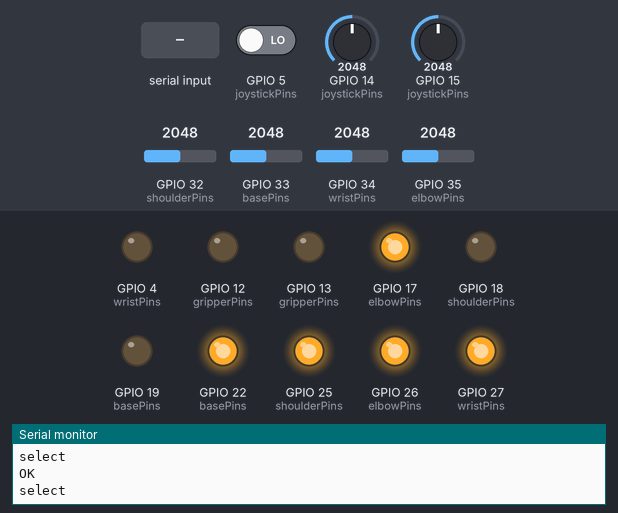
The program below on a simulated ESP32. Parts: output pins drawn as LEDs (lit = HIGH), the last lines printed to the serial monitor. The test bench sets the inputs (shaded band); at power-on: GPIO 32 (shoulderPins) = 2048, GPIO 34 (wristPins) = 2048, GPIO 33 (basePins) = 2048, GPIO 5 (joystickPins) LOW, GPIO 14 (joystickPins) = 2048, GPIO 15 (joystickPins) = 2048, GPIO 35 (elbowPins) = 2048.

Above: at 1.2 s.
1.3 s: GPIO 32 (shoulderPins) set to 1228
At 1.49 s:
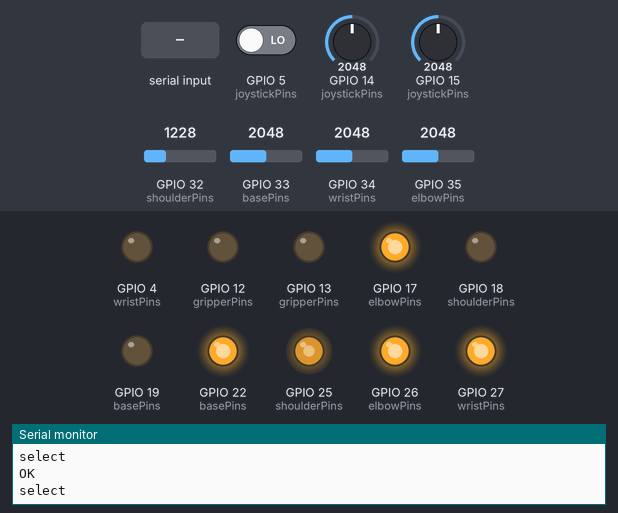
At 3.4 s:
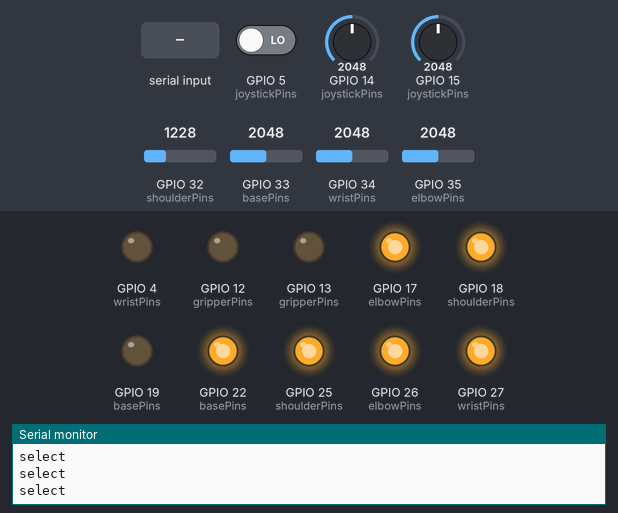
3.7 s: GPIO 34 (wristPins) set to 1780
5.2 s: GPIO 34 (wristPins) set to 1665
At 5.52 s:
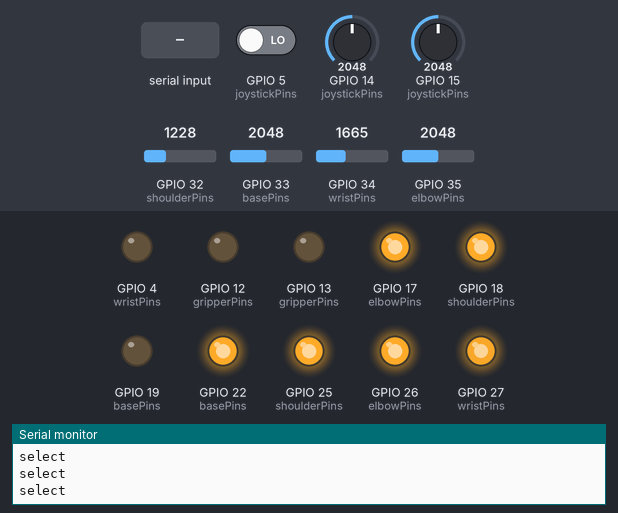
8.7 s: "discard\n" received over Serial
12.8 s: GPIO 33 (basePins) set to 122
At 13.31 s:
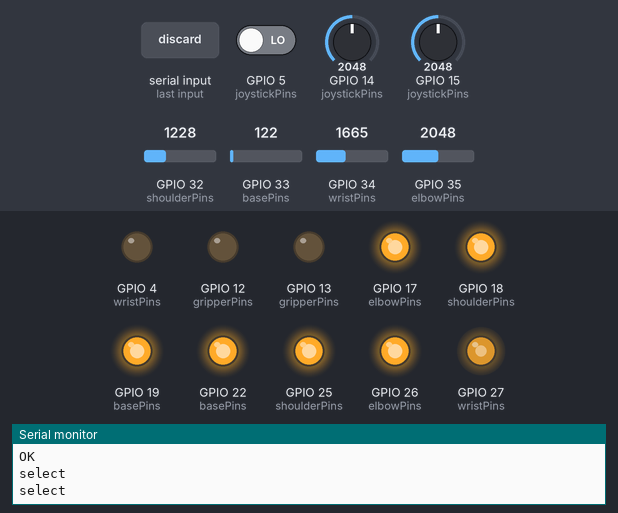
16.3 s: "grab\n" received over Serial
Timing chart, 0 to 20.8 s (numbered marks = the images above; inputs shaded):
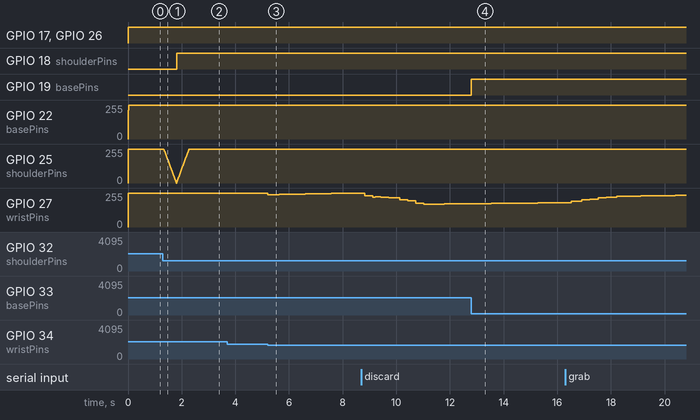

The program:

main.cpp
```cpp
#include "Configuration.h"
#include "Chess.h"

hw_timer_t *timer;
volatile bool interruptFlag = false;
int interruptCount = 0;

Joint base = Joint(basePins, basePID, baseAngleValues);
Joint shoulder = Joint(shoulderPins, shoulderPID, shoulderAngleValues);
Joint elbow = Joint(elbowPins, elbowPID, elbowAngleValues);
Joint wrist = Joint(wristPins, wristPID, wristAngleValues);
Gripper gripper = Gripper(gripperPins);

RoboticArm arm = RoboticArm(armDimensions, base, shoulder, elbow, wrist, gripper);

Joystick joystick = Joystick(joystickPins, DEADZONE);

SquarePosition squarePositions[8][8] = SQUARE_POSITIONS;
Chess chess = Chess(arm, squarePositions, DISCARD_PIECE_POSITION, IDLE_POSITION);

int x = 163, y = -21;

void IRAM_ATTR onTimer(){
  interruptFlag = true;
}

void setup() {
  Serial.begin(9600);
  Serial.println("Starting...");

  arm.moveTo(x, y, FREE_Z);

  timer = timerBegin(0, 80, true);
  timerAttachInterrupt(timer, &onTimer, true);
  timerAlarmWrite(timer, INTERRUPT_TIME * 1000, true);
  timerAlarmEnable(timer);
}

void testJoystick() {
  auto values = joystick.getValues();
  bool changedPosition = false;
  if (values.y > 0) {
    y += 1;
    changedPosition = true;
  } else if (values.y < 0) {
    y -= 1;
    changedPosition = true;
  }

  if (values.x > 0) {
    x += 1;
    changedPosition = true;
  } else if (values.x < 0) {
    x -= 1;
    changedPosition = true;
  }

  if (changedPosition) {
    arm.moveTo(x, y, BOARD_Z);
  }
}

void parseCommand(String &command) {
  command.trim();
  command.toLowerCase();
  if (command.startsWith("grab")) {
    chess.grab();
  } else if (command.startsWith("release")) {
    chess.release();
  } else if (command.startsWith("move")) {
    char column = command.charAt(5);
    int y = column - 'a';
    int x = command.substring(6).toInt() - 1;
    chess.moveToSquare(x, y);
  } else if (command.startsWith("discard")) {
    chess.discard();
  } else if (command.startsWith("reset")) {
    chess.reset();
  } else if (command.startsWith("wait")) {
    int time = command.substring(5).toInt();
    chess.wait(time);
  }
}

void readJoystick() {
  auto values = joystick.getValues();
  if (values.x > 0) {
    Serial.println("joystick right");
  } else if (values.x < 0) {
    Serial.println("joystick left");
  } else if (values.y > 0) {
    Serial.println("joystick up");
  } else if (values.y < 0) {
    Serial.println("joystick down");
  } else if (values.button) {
    Serial.println("select");
  }
}

void loop() {
  if (interruptFlag) {
    arm.control();
    if (interruptCount % 10 == 0) {
      chess.handle();
      if (Serial.available()) {
        String command = Serial.readStringUntil('\n');
        parseCommand(command);
      }
      if (interruptCount % 100 == 0) {
        readJoystick();
      }
      // testJoystick();
    }
    interruptCount++;
    interruptFlag = false;
  }
}
```

Chess.h
```cpp
#pragma once

#include "Configuration.h"

typedef struct {
    int16_t x;
    int16_t y;
} SquarePosition;

typedef struct {
    int16_t x;
    int16_t y;
    int16_t z;
} Position;

class Chess {
    public:
    Chess(RoboticArm &arm, SquarePosition squarePositions[8][8], SquarePosition discardPiecePosition, SquarePosition idlePosition);
    void handle();
    bool isIdle();

    void moveToSquare(int x, int y);
    void reset();
    void discard();
    void grab();
    void release();
    void wait(uint32_t time);

    private:
    enum MainState {
        MAIN_IDLE,
        MOVEMENT,
        CONTROL,
        WAITING
    };

    enum ControlState {
        CONTROL_IDLE,
        GRABBING,
        RELEASING
    };

    enum GrabReleaseState {
        GRAB_RELEASE_IDLE,
        MOVING_DOWN,
        MOVING_UP,
        GRABBING_RELEASING
    };

    void move();
    void handleWait();
    void handleControl();
    void handleMovement();
    void handleGrabbing();
    void handleReleasing();

    bool finishedMovement();

    RoboticArm &arm;
    SquarePosition squarePositions[8][8];
    SquarePosition discardPiecePosition;
    SquarePosition idlePosition;

    MainState mainState = MAIN_IDLE;
    ControlState controlState = CONTROL_IDLE;
    GrabReleaseState grabReleaseState = GRAB_RELEASE_IDLE;

    Position currentPosition;
    Position targetPosition;
    uint32_t waitTime;
};
```

Gripper.h
```cpp
#pragma once

class Gripper;

#include "Configuration.h"

typedef struct {
    int8_t dir;
    int8_t enable;
    bool inverted;
} GripperPins;

class Gripper {
    public:
    Gripper(GripperPins pins);
    void grip();
    void release();

    private:
    GripperPins pins;
};
```

Joint.h
```cpp
#pragma once

class Joint;

#include "Configuration.h"

typedef struct {
    int8_t dir;
    int8_t pwm;
    int8_t sensor;
    bool inverted;
} JointPins;

typedef struct {
    float kp;
    float ki;
    float kd;
} JointPID;

typedef struct {
    int16_t angle;
    int16_t analogValue;
} JointCalibrationPoint;

typedef struct {
    JointCalibrationPoint calibrationFirst;
    JointCalibrationPoint calibrationSecond;
} JointAngleValues;

class Joint {
    public:
    Joint(JointPins pins, JointPID pid, JointAngleValues angleValues);
    void setAngle(float angle);
    void control();
    void debug();

    private:
    static int8_t pwmChannels;
    JointPins pins;
    JointPID pid;
    JointAngleValues angleValues;

    int16_t desiredValue;

    int errorSum = 0;
    int lastError = 0;
};
```

Joystick.h
```cpp
#pragma once
#include "Configuration.h"

typedef struct {
    int8_t x;
    int8_t y;
    int8_t button;
} JoystickPins;

typedef struct {
    int16_t x;
    int16_t y;
    bool button;
} JoystickValues;

class Joystick {
    public:
    Joystick(JoystickPins pins, int16_t deadzone);
    JoystickValues getValues();

    private:
    JoystickPins pins;
    int16_t deadzone;
};
```

RoboticArm.h
```cpp
#pragma once
#include "Configuration.h"

typedef struct {
    float waist_length;
    float shoulder_length;
    float elbow_length;
    float wrist_length;
} RoboticArmDimensions;

class RoboticArm {
    public:
    RoboticArm(RoboticArmDimensions dimensions, Joint &base, Joint &shoulder, Joint &elbow, Joint &wrist, Gripper &gripper);
    void moveTo(float x, float y, float z);
    void setAngles(float baseAngle, float shoulderAngle, float elbowAngle, float wristAngle);
    void grab();
    void release();
    void control();

    private:
    RoboticArmDimensions dimensions;
    Joint &base;
    Joint &shoulder;
    Joint &elbow;
    Joint &wrist;
    Gripper &gripper;
};
```

Chess.cpp
```cpp
#include "Chess.h"

Chess::Chess(RoboticArm &arm, SquarePosition squarePositions[8][8],
             SquarePosition discardPiecePosition, SquarePosition idlePosition) : arm(arm),
                                                                                 discardPiecePosition(discardPiecePosition), idlePosition(idlePosition) {
    for (int i = 0; i < 8; i++) {
        for (int j = 0; j < 8; j++) {
            this->squarePositions[i][j] = squarePositions[i][j];
        }
    }

    currentPosition.x = idlePosition.x;
    currentPosition.y = idlePosition.y;
    currentPosition.z = FREE_Z;
    targetPosition = currentPosition;
    reset();
}

void Chess::move() {
    mainState = MOVEMENT;
}

bool Chess::isIdle() {
    return mainState == MAIN_IDLE;
}

void Chess::wait(uint32_t time) {
    mainState = WAITING;
    waitTime = millis() + time;
}

void Chess::handle() {
    switch (mainState) {
        case MAIN_IDLE:
            return;
        case MOVEMENT:
            handleMovement();
            return;
        case CONTROL:
            handleControl();
            return;
        case WAITING:
            handleWait();
            return;
    }

}

bool Chess::finishedMovement() {
    return currentPosition.z == targetPosition.z && currentPosition.x == targetPosition.x && currentPosition.y == targetPosition.y;
}

void Chess::handleWait() {
    if (millis() < waitTime) {
        return;
    }

    if (finishedMovement()) {
        mainState = CONTROL;
    }
    else {
        mainState = MOVEMENT;
    }
}

void Chess::handleControl() {
    switch (controlState) {
        case CONTROL_IDLE:
            mainState = MAIN_IDLE;
            Serial.println("OK");
            return;
        case GRABBING:
            handleGrabbing();
            return;
        case RELEASING:
            handleReleasing();
            return;
    }
}

void Chess::handleMovement() {
    int16_t zDir = currentPosition.z < targetPosition.z ? 1 : -1;
    int16_t xDir = currentPosition.x < targetPosition.x ? 1 : -1;
    int16_t yDir = currentPosition.y < targetPosition.y ? 1 : -1;

    currentPosition.z += zDir * UP_DOWN_STEP_SIZE;
    currentPosition.x += xDir * LEFT_RIGHT_STEP_SIZE;
    currentPosition.y += yDir * LEFT_RIGHT_STEP_SIZE;

    if (currentPosition.z * zDir >= targetPosition.z * zDir) {
        currentPosition.z = targetPosition.z;
    }
    if (currentPosition.x * xDir >= targetPosition.x * xDir) {
        currentPosition.x = targetPosition.x;
    }
    if (currentPosition.y * yDir >= targetPosition.y * yDir) {
        currentPosition.y = targetPosition.y;
    }

    if (currentPosition.z == targetPosition.z && currentPosition.x == targetPosition.x && currentPosition.y == targetPosition.y) {
        mainState = WAITING;
    }

    arm.moveTo(currentPosition.x, currentPosition.y, currentPosition.z);
    wait(MOVE_WAIT);
}

void Chess::handleGrabbing(){
    switch (grabReleaseState) {
        case GRAB_RELEASE_IDLE:
            targetPosition.z = BOARD_Z;
            grabReleaseState = MOVING_DOWN;
            move();
            break;
        case MOVING_DOWN:
            arm.grab();
            wait(GRAB_RELEASE_WAIT);
            grabReleaseState = GRABBING_RELEASING;
            break;
        case GRABBING_RELEASING:
            targetPosition.z = FREE_Z;
            grabReleaseState = MOVING_UP;
            move();
            break;
        case MOVING_UP:
            grabReleaseState = GRAB_RELEASE_IDLE;
            controlState = CONTROL_IDLE;
            break;
    }
}

void Chess::handleReleasing() {
    switch (grabReleaseState) {
        case GRAB_RELEASE_IDLE:
            targetPosition.z = BOARD_Z;
            grabReleaseState = MOVING_DOWN;
            move();
            break;
        case MOVING_DOWN:
            arm.release();
            wait(GRAB_RELEASE_WAIT);
            grabReleaseState = GRABBING_RELEASING;
            break;
        case GRABBING_RELEASING:
            targetPosition.z = FREE_Z;
            grabReleaseState = MOVING_UP;
            move();
            break;
        case MOVING_UP:
            grabReleaseState = GRAB_RELEASE_IDLE;
            controlState = CONTROL_IDLE;
            break;
    }
}

void Chess::grab() {
    mainState = CONTROL;
    controlState = GRABBING;
}

void Chess::release() {
    mainState = CONTROL;
    controlState = RELEASING;
}

void Chess::moveToSquare(int x, int y) {
    if (x < 0 || x > 7 || y < 0 || y > 7) {
        Serial.println("ERROR");
        return;
    }

    SquarePosition targetSquare = squarePositions[x][y];

    if (targetSquare.x == 0 && targetSquare.y == 0) {
        Serial.println("ERROR");
        return;
    }

    targetPosition.x = targetSquare.x;
    targetPosition.y = targetSquare.y;
    targetPosition.z = FREE_Z;
    move();
}

void Chess::reset() {
    targetPosition.x = idlePosition.x;
    targetPosition.y = idlePosition.y;
    targetPosition.z = FREE_Z;
    move();
}

void Chess::discard() {
    targetPosition.x = discardPiecePosition.x;
    targetPosition.y = discardPiecePosition.y;
    targetPosition.z = FREE_Z;
    move();
}
```

Gripper.cpp
```cpp
#include "Gripper.h"

Gripper::Gripper(GripperPins pins) {
    this->pins = pins;
    pinMode(pins.dir, OUTPUT);
    pinMode(pins.enable, OUTPUT);

    release();
}

void Gripper::grip() {
    if (pins.inverted) {
        digitalWrite(pins.dir, LOW);
    } else {
        digitalWrite(pins.dir, HIGH);
    }
    digitalWrite(pins.enable, HIGH);
    #ifdef DEBUG
        Serial.println("Gripping");
    #endif
}

void Gripper::release() {
    if (pins.inverted) {
        digitalWrite(pins.dir, HIGH);
    } else {
        digitalWrite(pins.dir, LOW);
    }
    digitalWrite(pins.enable, HIGH);
    #ifdef DEBUG
        Serial.println("Releasing");
    #endif
}
```

Joint.cpp
```cpp
#include "Joint.h"

int8_t Joint::pwmChannels = 0;

Joint::Joint(JointPins pins, JointPID pid, JointAngleValues angleValues) : pins(pins), pid(pid), angleValues(angleValues) {
    pinMode(pins.dir, OUTPUT);
    pinMode(pins.pwm, OUTPUT);
    pinMode(pins.sensor, INPUT);

    ledcSetup(pwmChannels, PWM_FREQUENCY, 16);
    ledcAttachPin(pins.pwm, pwmChannels);
    this->pins.pwm = pwmChannels++;
}

void Joint::setAngle(float angle) {
    int16_t value = map(angle, angleValues.calibrationFirst.angle, angleValues.calibrationSecond.angle, angleValues.calibrationFirst.analogValue, angleValues.calibrationSecond.analogValue);
    this->desiredValue = value;
}

void Joint::control() {
    int16_t sensorValue = analogRead(pins.sensor);

    int16_t error = desiredValue - sensorValue;
    if (pins.inverted) {
        error = -error;
    }

    float pwm;
    pwm  = pid.kp * error;
    pwm += pid.ki * errorSum * (INTERRUPT_TIME / 1000.0);
    pwm += pid.kd * (error - lastError) / (INTERRUPT_TIME / 1000.0);
    pwm = constrain(pwm, (-2<<16) -1, (2<<16) -1);

    errorSum += error;
    lastError = error;
    int8_t dir = pwm > 0 ? HIGH : LOW;
    digitalWrite(pins.dir, dir);
    ledcWrite(pins.pwm, abs(pwm));
}

void Joint::debug() {
    Serial.print("Desired value: ");
    Serial.print(desiredValue);
    Serial.print(" Sensor value: ");
    Serial.print(analogRead(pins.sensor));
    Serial.print(" Error: ");
    Serial.print(desiredValue - analogRead(pins.sensor));
    Serial.print(" PWM: ");
    Serial.println(ledcRead(pins.pwm));
}
```

Joystick.cpp
```cpp
#include "Joystick.h"

Joystick::Joystick(JoystickPins pins, int16_t deadzone) : pins(pins), deadzone(deadzone) {
    pinMode(pins.x, INPUT);
    pinMode(pins.y, INPUT);
    pinMode(pins.button, INPUT);
}

JoystickValues Joystick::getValues() {
    JoystickValues values;
    values.x = analogRead(pins.x) - 2048;
    values.y = analogRead(pins.y) - 2048;
    values.button = !digitalRead(pins.button);

    if (abs(values.x) < deadzone) {
        values.x = 0;
    }
    if (abs(values.y) < deadzone) {
        values.y = 0;
    }

    return values;
}
```

RoboticArm.cpp
```cpp
#include "RoboticArm.h"

RoboticArm::RoboticArm(RoboticArmDimensions dimensions, Joint &base,
                      Joint &shoulder, Joint &elbow,
                      Joint &wrist, Gripper &gripper) :
                      dimensions(dimensions), base(base), shoulder(shoulder),
                      elbow(elbow), wrist(wrist), gripper(gripper) {

}

void RoboticArm::moveTo(float x, float y, float z) {
    // Base angle is calculated by the angle between the origin and the point (x, y)
    float baseAngle = atan2(y, x) * 180 / PI;

    // Horizontal length required for the elbow + shoulder to reach the desired point
    float length = sqrt(x * x + y * y);
    // Vertical height required for the elbow + shoulder to reach the desired point
    float height = z - dimensions.waist_length + dimensions.wrist_length;

    // Law of cosines to calculate the angle between the shoulder and the elbow
    float elbowAngleRad = -acos((length * length + height * height - dimensions.shoulder_length * dimensions.shoulder_length - dimensions.elbow_length * dimensions.elbow_length) / (2 * dimensions.shoulder_length * dimensions.elbow_length));
    float shoulderAngleRad = atan2(height, length) - atan2(dimensions.elbow_length * sin(elbowAngleRad), dimensions.shoulder_length + dimensions.elbow_length * cos(elbowAngleRad));

    // Convert radians to degrees
    float elbowAngle = elbowAngleRad * 180 / PI;
    float shoulderAngle = shoulderAngleRad * 180 / PI;

    // Wrist should be perpendicular to the ground
    float wristAngle = -90 - shoulderAngle - elbowAngle;

    setAngles(baseAngle, shoulderAngle, elbowAngle, wristAngle);

    #ifdef DEBUG
        // Serial.print("Base angle: ");
        // Serial.println(baseAngle);
        // Serial.print("Shoulder angle: ");
        // Serial.println(shoulderAngle);
        // Serial.print("Elbow angle: ");
        // Serial.println(elbowAngle);
        // Serial.print("Wrist angle: ");
        // Serial.println(wristAngle);
        Serial.print("Moving to X: ");
        Serial.print(x);
        Serial.print(", Y: ");
        Serial.print(y);
        Serial.print(", Z: ");
        Serial.println(z);
    #endif
}

void RoboticArm::setAngles(float baseAngle, float shoulderAngle, float elbowAngle, float wristAngle) {
    base.setAngle(baseAngle);
    shoulder.setAngle(shoulderAngle);
    elbow.setAngle(elbowAngle);
    wrist.setAngle(wristAngle);
}

void RoboticArm::grab() {
    gripper.grip();
}

void RoboticArm::release() {
    gripper.release();
}

void RoboticArm::control() {
    base.control();
    shoulder.control();
    elbow.control();
    wrist.control();

    // base.debug();
    // shoulder.debug();
    // elbow.debug();
    // wrist.debug();
}
```

Source omitted: Configuration.h (3290 bytes)

Measured:
- after the input at 1.3 s, GPIO 18 (shoulderPins): LOW → HIGH after 0.51 s
- after the input at 5.2 s, GPIO 27 (wristPins): 255/255 → 242/255 at once, → 243/255 0.20 s later, → 244/255 0.24 s later, → 245/255 0.24 s later, … (14 changes in this stretch)
- after the input at 12.8 s, GPIO 19 (basePins): LOW → HIGH at once
